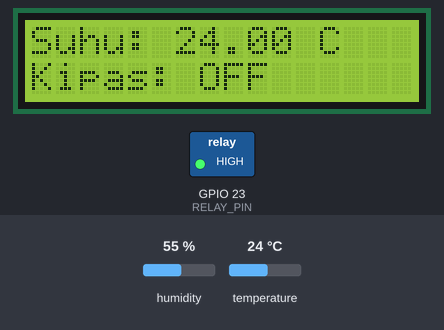
Bench run of a sketch on a simulated ESP32. Shown: 16×2 character LCD, switched loads named in the sketch (green lamp = pin HIGH). The inputs (shaded band) are chosen by the test bench; at power-on: temperature 24 °C, humidity 55 %. What the sketch prints to the serial monitor is not drawn.

Above: at 1.2 s.
1.3 s: temperature set to 28 °C
At 2.7 s:
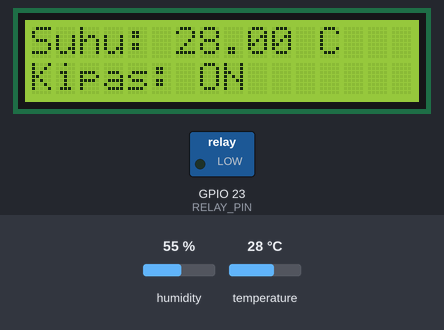
4.1 s: temperature set to 12 °C
At 4.7 s:
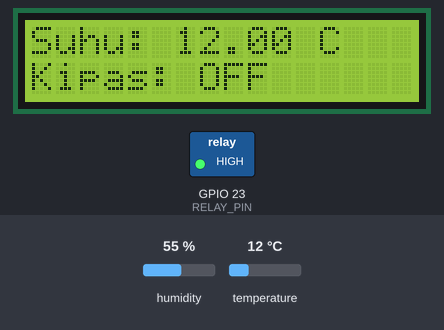
6.9 s: temperature set to 19 °C
At 8.8 s:
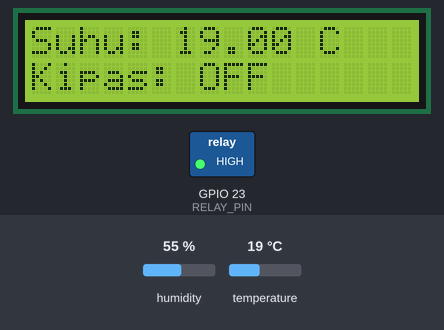
Timing chart, 0 to 10.3 s (numbered marks = the images above; inputs shaded):
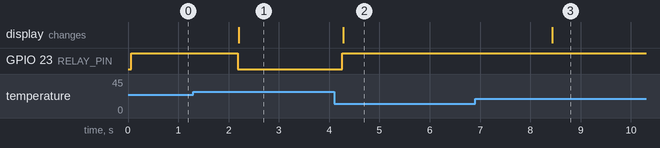

The sketch:

SourceCode.ino
```cpp
#include <Wire.h>
#include <LiquidCrystal_I2C.h>
#include <DHT.h>

// Definisi pin dan komponen
#define DHTPIN 5               // Pin sensor DHT pada ESP32 (GPIO5)
#define DHTTYPE DHT11          // Jenis sensor DHT (DHT11 atau DHT22)
#define RELAY_PIN 23           // Relay control pin

DHT dht(DHTPIN, DHTTYPE);      // Inisialisasi objek DHT
LiquidCrystal_I2C lcd(0x27, 16, 2); // I2C address 0x27, 16 columns, 2 rows

void setup() {
  Serial.begin(9600);          // Inisialisasi komunikasi serial

  // Inisialisasi DHT
  dht.begin();

  // Inisialisasi LCD
  lcd.init();
  lcd.backlight();
  lcd.clear();

  // Inisialisasi pin relay sebagai output
  pinMode(RELAY_PIN, OUTPUT);
  digitalWrite(RELAY_PIN, HIGH); // Pastikan relay off pada awalnya
}

void loop() {
  // Baca suhu dari sensor DHT
  float temperature = dht.readTemperature(); // Membaca suhu dalam Celsius

  // Cek apakah pembacaan berhasil
  if (isnan(temperature)) {
    Serial.println("Failed to read from DHT sensor!");
    lcd.setCursor(0, 0);
    lcd.print("Sensor Error  ");  // Tampilkan error jika pembacaan gagal
    delay(2000);  // Tunggu 2 detik sebelum mencoba membaca lagi
    return;
  }

  // Cetak nilai suhu ke Serial Monitor
  Serial.print("Suhu: ");
  Serial.print(temperature);
  Serial.println(" C");

  // Perbarui tampilan LCD dan kontrol relay
  updateLCDAndRelay(temperature);

  delay(1000);  // Tunggu 1 detik sebelum pembacaan berikutnya
}

void updateLCDAndRelay(float temperature) {
  // Tampilkan suhu pada baris pertama LCD
  lcd.setCursor(0, 0);
  lcd.print("Suhu: ");
  lcd.print(temperature);
  lcd.print(" C  ");  // Tambahkan spasi untuk menghapus karakter sebelumnya

  // Logika kontrol relay berdasarkan suhu
  if (temperature >= 27) {  // Jika suhu di atas 30°C
    digitalWrite(RELAY_PIN, LOW); // Hidupkan relay (misalnya pompa aktif)
    lcd.setCursor(0, 1);
    lcd.print("Kipas: ON     "); // Tampilkan status pompa "ON" dengan spasi untuk menghapus karakter sebelumnya
    Serial.println("Relay State: ON"); // Cetak status relay ke Serial Monitor
  } else {
    digitalWrite(RELAY_PIN, HIGH); // Matikan relay (misalnya pompa mati)
    lcd.setCursor(0, 1);
    lcd.print("Kipas: OFF    "); // Tampilkan status pompa "OFF" dengan spasi untuk menghapus karakter sebelumnya
    Serial.println("Relay State: OFF"); // Cetak status relay ke Serial Monitor
  }
}
```

Measured:
- the behaviour switches between 26 and 27 °C on temperature (found by bisection; images 0 and 1)
- after the input at 1.3 s, GPIO 23 (RELAY_PIN): HIGH → LOW after 0.88 s; the display: changes after 0.90 s (image 1)
- after the input at 4.1 s, GPIO 23 (RELAY_PIN): LOW → HIGH after 0.16 s; the display: changes after 0.18 s (image 2)
- after the input at 6.9 s, the display: changes after 1.5 s (image 3)
